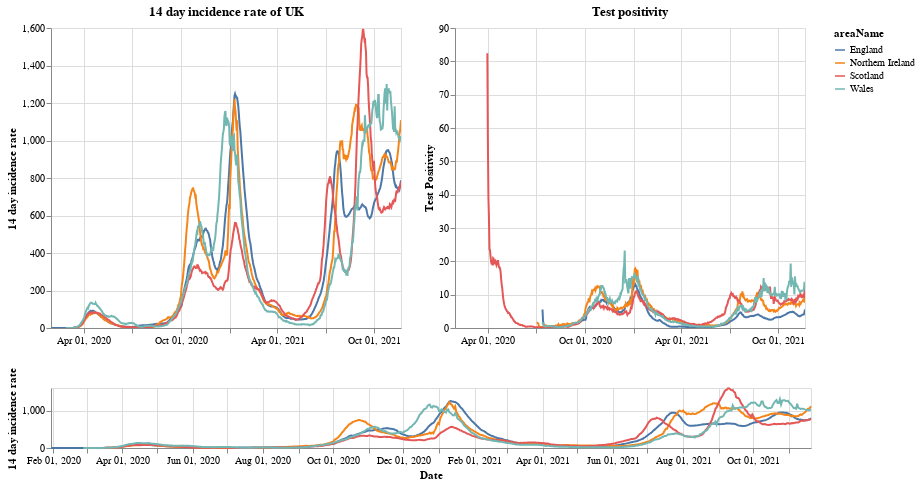

Source (notebook cell):
### Markdown cell above
# Plots

First a plot with each country in the UK. The top right shows the positivity rate for (which is the percentage of registered tests which were positive) while the top left is the 14 day incidence rate. The bottom chart can be used to select the timeframe (does not work on a mobile device).

### Code cell
#collapse
brush = alt.selection(type='interval', name='DateBrush',encodings=['x'],fields=['Time'])
leg_selection = alt.selection_multi(fields=['areaName'], bind='legend')

base = alt.Chart(uk_cases).mark_line().encode(
    x=alt.X("yearmonthdate(date):T", axis=alt.Axis(title='Date')),
    y=alt.Y("twoWeeklyCasesRate:Q", axis=alt.Axis(title='14 day incidence rate')),
    tooltip=['areaName', 'date','twoWeeklyCasesRate', 'testPositivity'],
    color='areaName',
    opacity=alt.condition(leg_selection, alt.value(2), alt.value(0.1))
).add_selection(leg_selection).properties(width=350)

upper = base.encode(alt.X('yearmonthdate(date):T', axis=alt.Axis(title=''),
                         scale=alt.Scale(domain=brush))
                   ).properties(title=f'14 day incidence rate of UK')
upper_right = upper.encode(alt.Y('testPositivity:Q', axis=alt.Axis(title='Test Positivity'))).properties(title='Test positivity')
lower = base.properties(height=60, width = 760).add_selection(brush)

(upper | upper_right) & lower

### Figure 1 — Vega-Lite specification as saved in the notebook (floating-point values rounded to 4 significant figures; data arrays with more than 128 entries replaced by an {"elided": "..."} marker saying what was removed)
{"config": {"view": {"continuousWidth": 400, "continuousHeight": 300}}, "vconcat": [{"hconcat": [{"mark": "line", "encoding": {"color": {"type": "nominal", "field": "areaName"}, "opacity": {"condition": {"value": 2, "selection": "selector001"}, "value": 0.1}, "tooltip": [{"type": "nominal", "field": "areaName"}, {"type": "temporal", "field": "date"}, {"type": "quantitative", "field": "twoWeeklyCasesRate"}, {"type": "quantitative", "field": "testPositivity"}], "x": {"type": "temporal", "axis": {"title": ""}, "field": "date", "scale": {"domain": {"selection": "DateBrush"}}, "timeUnit": "yearmonthdate"}, "y": {"type": "quantitative", "axis": {"title": "14 day incidence rate"}, "field": "twoWeeklyCasesRate"}}, "selection": {"selector001": {"type": "multi", "fields": ["areaName"], "bind": "legend"}}, "title": "14 day incidence rate of UK", "width": 350}, {"mark": "line", "encoding": {"color": {"type": "nominal", "field": "areaName"}, "opacity": {"condition": {"value": 2, "selection": "selector001"}, "value": 0.1}, "tooltip": [{"type": "nominal", "field": "areaName"}, {"type": "temporal", "field": "date"}, {"type": "quantitative", "field": "twoWeeklyCasesRate"}, {"type": "quantitative", "field": "testPositivity"}], "x": {"type": "temporal", "axis": {"title": ""}, "field": "date", "scale": {"domain": {"selection": "DateBrush"}}, "timeUnit": "yearmonthdate"}, "y": {"type": "quantitative", "axis": {"title": "Test Positivity"}, "field": "testPositivity"}}, "selection": {"selector001": {"type": "multi", "fields": ["areaName"], "bind": "legend"}}, "title": "Test positivity", "width": 350}]}, {"mark": "line", "encoding": {"color": {"type": "nominal", "field": "areaName"}, "opacity": {"condition": {"value": 2, "selection": "selector001"}, "value": 0.1}, "tooltip": [{"type": "nominal", "field": "areaName"}, {"type": "temporal", "field": "date"}, {"type": "quantitative", "field": "twoWeeklyCasesRate"}, {"type": "quantitative", "field": "testPositivity"}], "x": {"type": "temporal", "axis": {"title": "Date"}, "field": "date", "timeUnit": "yearmonthdate"}, "y": {"type": "quantitative", "axis": {"title": "14 day incidence rate"}, "field": "twoWeeklyCasesRate"}}, "height": 60, "selection": {"selector001": {"type": "multi", "fields": ["areaName"], "bind": "legend"}, "DateBrush": {"type": "interval", "encodings": ["x"], "fields": ["Time"]}}, "width": 760}], "data": {"name": "data-678451e4fcce4084124df153c8415fa7"}, "$schema": "https://vega.github.io/schema/vega-lite/v4.8.1.json", "datasets": {"data-678451e4fcce4084124df153c8415fa7": {"elided": "2552 records"}}}
